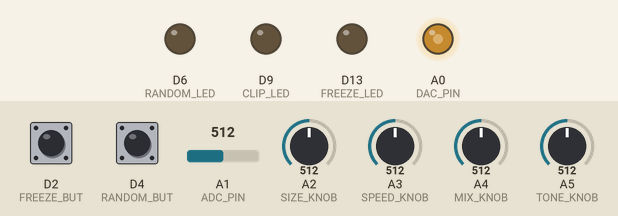
Simulated run of this sketch. Board: Arduino Uno R4 WiFi. Parts: output pins drawn as LEDs (lit = HIGH). The inputs (shaded band) are chosen by the test bench; at power-on: A1 (ADC_PIN) = 512, A4 (MIX_KNOB) = 512, D2 (FREEZE_BUT) HIGH, A3 (SPEED_KNOB) = 512, D4 (RANDOM_BUT) HIGH, A2 (SIZE_KNOB) = 512, A5 (TONE_KNOB) = 512 (analog values on the 0–1023 scale). Random numbers use the default seed unless the sketch sets one.

Above: at 1.8 s.
1.9 s: A1 (ADC_PIN) set to 610
At 2.18 s:
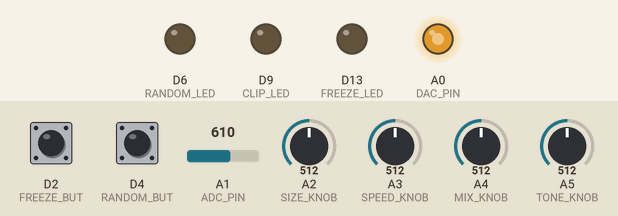
4.9 s: A1 (ADC_PIN) set to 992
At 5.4 s:
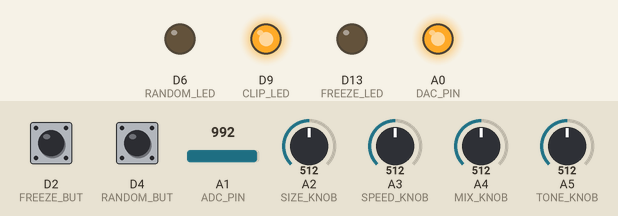
6.4 s: A4 (MIX_KNOB) set to 992
9.4 s: D2 (FREEZE_BUT) pulled LOW for 0.15 s
At 9.93 s:
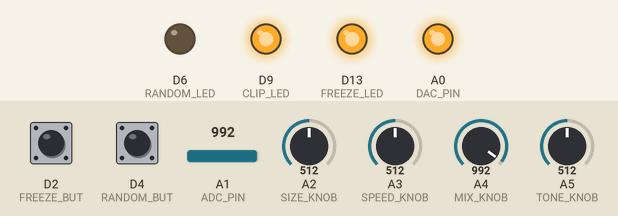
12.4 s: A3 (SPEED_KNOB) set to 30
15.4 s: D4 (RANDOM_BUT) pulled LOW for 3.2 s
At 15.71 s:
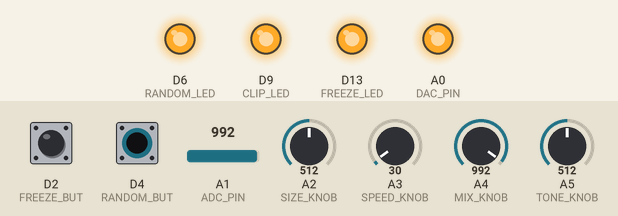
Timing chart, 0 to 16.4 s (numbered marks = the images above; inputs shaded):
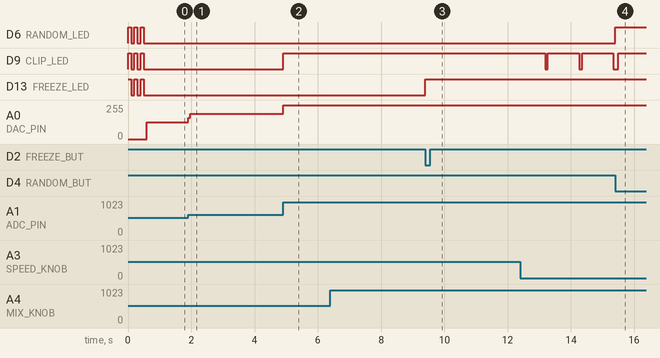

Measured:
- after the input at 1.9 s, A0 (DAC_PIN): 127/255 → 158/255 at once, → 188/255 0.06 s later
- after the input at 4.9 s, D9 (CLIP_LED): LOW → HIGH at once
- after the input at 9.4 s, D13 (FREEZE_LED): LOW → HIGH at once

The sketch:

digital_sand_granular_sampler_1.1.ino
```cpp
/*
 * ARDUINO NANO R4 - MASTER GRANULAR WORKSTATION
 *
 * MIN SIZE: 20 samples (~1.6ms) - Classic Microsound
 * OUTPUT: Pin A0 (12-bit DAC)
 */

#include "FspTimer.h"

#define SAMPLE_RATE 12000
#define BUFFER_SIZE 3500

#define DAC_PIN    A0
#define ADC_PIN    A1
#define SIZE_KNOB  A2
#define SPEED_KNOB A3
#define MIX_KNOB   A4
#define TONE_KNOB  A5
#define FREEZE_BUT 2
#define RANDOM_BUT 4
#define RANDOM_LED 6
#define CLIP_LED   9
#define FREEZE_LED 13

uint16_t audioBuffer[BUFFER_SIZE];
volatile int writeHead = 0;
volatile float readHead = 0;
volatile float grainCounter = 0;

volatile float currentGrainSize = 500;
volatile float currentSpeed = 1.0;
volatile float currentMix = 0.5;
volatile float filterAlpha = 0.8;
volatile float envSoftness = 0.15;
volatile bool isReverse = false;
volatile float digitalGain = 1.5;

volatile float lfoPhase = 0;
volatile float lfoRate = 0;
volatile int bitReduction = 0;
volatile int sampleHoldCount = 1;
volatile int downsampleCounter = 0;
volatile float lastOutput = 2048.0;
volatile uint16_t heldSample = 2048;

volatile bool isFrozen = false;
volatile bool isRandom = false;
volatile int clipFlashTimer = 0;

// FIX 2: ADC values read safely in loop(), consumed in ISR — analogRead() is not ISR-safe on R4
volatile uint16_t rawAudioIn   = 512;
volatile int      rawSizeKnob  = 512;
volatile int      rawSpeedKnob = 512;
volatile int      rawMixKnob   = 512;
volatile int      rawToneKnob  = 512;

// FIX 3: spray pre-computed in loop() — random() is not interrupt-safe
volatile int rawSpray = 0;

// FIX 5: clip LED driven from loop() via flag — no digitalWrite() inside ISR
volatile bool clipLedOn = false;

FspTimer audioTimer;
int scanner = 0;
float intervals[] = {0.5, 0.75, 1.0, 1.25, 1.5, 2.0};
unsigned long comboStartTime = 0;

void audioCallback(timer_callback_args_t __attribute((unused)) *p_args) {
  // FIX 2: read from volatile updated by loop() — no analogRead() in ISR
  // FIX 4: correct 10-bit→12-bit scaling (4095/1023 ≈ 4.004, not 4.0)
  float liveInput = (float)rawAudioIn * (4095.0f / 1023.0f);

  // 1. SCANNER (Knobs & Buttons)
  scanner++;
  if (scanner == 40) {
    int sVal = rawSizeKnob;  // FIX 2
    if (digitalRead(RANDOM_BUT) == LOW && digitalRead(FREEZE_BUT) == HIGH)
      envSoftness = map(sVal, 0, 1023, 1, 500) / 1000.0;
    else
      currentGrainSize = map(sVal, 0, 1023, 20, 1500); // REVERTED TO 20
  } else if (scanner == 80) {
    int spVal = rawSpeedKnob;  // FIX 2
    if (digitalRead(RANDOM_BUT) == LOW && digitalRead(FREEZE_BUT) == HIGH)
      currentSpeed = intervals[map(spVal, 0, 1023, 0, 5)];
    else currentSpeed = spVal / 512.0;
  } else if (scanner == 120) currentMix = rawMixKnob / 1023.0;  // FIX 2
  else if (scanner == 160) {
    int tVal = rawToneKnob;  // FIX 2
    if (digitalRead(FREEZE_BUT) == LOW && digitalRead(RANDOM_BUT) == HIGH)
      lfoRate = map(tVal, 0, 1023, 0, 100) / 1000.0;
    else {
      if (tVal > 600) {
        filterAlpha = map(tVal, 600, 1023, 10, 1000) / 1000.0;
        bitReduction = 0; sampleHoldCount = 1; digitalGain = 1.5;
      } else {
        filterAlpha = 0.1; bitReduction = map(tVal, 0, 600, 8, 0);
        sampleHoldCount = map(tVal, 0, 600, 12, 1); digitalGain = 2.5;
      }
    }
    scanner = 0;
  }

  // 2. ENGINE
  if (!isFrozen) {
    audioBuffer[writeHead] = (uint16_t)liveInput;
    writeHead = (writeHead + 1) % BUFFER_SIZE;
  }

  if (isReverse) readHead -= currentSpeed; else readHead += currentSpeed;
  grainCounter += currentSpeed;

  if (grainCounter >= currentGrainSize) {
    grainCounter = 0;
    int spray = rawSpray;  // FIX 3: random() is not ISR-safe; value computed in loop()
    readHead = isReverse ? (float)writeHead - 20 + spray : (float)writeHead - currentGrainSize - 30 + spray;
  }
  while (readHead < 0) readHead += BUFFER_SIZE; while (readHead >= BUFFER_SIZE) readHead -= BUFFER_SIZE;

  // 3. ENVELOPE (Windowing)
  float env = 1.0;
  float windowSize = currentGrainSize * envSoftness;
  if (windowSize < 1.0f) windowSize = 1.0f;
  if (grainCounter < windowSize) env = grainCounter / windowSize;
  else if (grainCounter > currentGrainSize - windowSize) env = (currentGrainSize - grainCounter) / windowSize;

  float grainSample = (float)audioBuffer[(int)readHead];
  float processed = (grainSample - 2048.0f) * env + 2048.0f;
  float mixed = (liveInput * (1.0 - currentMix)) + (processed * currentMix);

  // 4. LFO & AMP
  float finalFilterAlpha = filterAlpha;
  if (lfoRate > 0) {
    lfoPhase += lfoRate; if (lfoPhase > 6.283) lfoPhase = 0;
    // FIX 1: was +1.1 — factor could exceed 1.0, making (1-α) negative → positive feedback → blowup
    // +1.0 keeps the factor in [0.0, 1.0]; safety clamp guards against float edge cases
    finalFilterAlpha *= (sin(lfoPhase) + 1.0) * 0.5;
    if (finalFilterAlpha > 1.0f) finalFilterAlpha = 1.0f;
    if (finalFilterAlpha < 0.0f) finalFilterAlpha = 0.0f;
  }

  float amplified = (mixed - 2048.0f) * digitalGain + 2048.0f;
  bool clipped = false;
  if (amplified >= 4095) { amplified = 4095; clipped = true; }
  if (amplified <= 0) { amplified = 0; clipped = true; }

  // FIX 5: set flag; loop() drives the LED — digitalWrite() in an ISR adds jitter
  if (clipped) clipFlashTimer = 500;
  clipLedOn = (clipFlashTimer > 0);
  if (clipFlashTimer > 0) clipFlashTimer--;

  lastOutput = (finalFilterAlpha * amplified) + ((1.0 - finalFilterAlpha) * lastOutput);

  // 5. DEGRADE & OUTPUT
  downsampleCounter++;
  if (downsampleCounter >= sampleHoldCount) {
    downsampleCounter = 0;
    uint16_t outVal = (uint16_t)lastOutput;
    if (bitReduction > 0) outVal = (outVal >> bitReduction) << bitReduction;
    heldSample = outVal;
  }
  analogWrite(DAC_PIN, heldSample);
}

void setup() {
  analogReadResolution(10); analogWriteResolution(12);
  pinMode(FREEZE_BUT, INPUT_PULLUP); pinMode(RANDOM_BUT, INPUT_PULLUP);
  pinMode(FREEZE_LED, OUTPUT); pinMode(RANDOM_LED, OUTPUT); pinMode(CLIP_LED, OUTPUT);

  for(int i=0; i<3; i++) {
    digitalWrite(FREEZE_LED, HIGH); digitalWrite(RANDOM_LED, HIGH); digitalWrite(CLIP_LED, HIGH); delay(100);
    digitalWrite(FREEZE_LED, LOW); digitalWrite(RANDOM_LED, LOW); digitalWrite(CLIP_LED, LOW); delay(100);
  }

  for(int i=0; i<BUFFER_SIZE; i++) audioBuffer[i] = 2048;
  uint8_t timer_type = GPT_TIMER; int8_t tindex = FspTimer::get_available_timer(timer_type);
  audioTimer.begin(TIMER_MODE_PERIODIC, timer_type, tindex, SAMPLE_RATE, 0.0f, audioCallback);
  audioTimer.setup_overflow_irq(); audioTimer.open(); audioTimer.start();
}

void loop() {
  // FIX 2: all analogRead() calls live here — safe from interrupt context
  // loop() runs well above 12 kHz when idle, so the ISR always has a fresh value
  rawAudioIn   = analogRead(ADC_PIN);
  rawSizeKnob  = analogRead(SIZE_KNOB);
  rawSpeedKnob = analogRead(SPEED_KNOB);
  rawMixKnob   = analogRead(MIX_KNOB);
  rawToneKnob  = analogRead(TONE_KNOB);

  // FIX 3: random() computed here — one fresh value per grain reset is sufficient
  rawSpray = isRandom ? random(-50, 50) : 0;

  // FIX 5: drive clip LED from loop() using ISR-set flag
  digitalWrite(CLIP_LED, clipLedOn);

  bool fCur = digitalRead(FREEZE_BUT); bool rCur = digitalRead(RANDOM_BUT);

  // GLOBAL RESET (Hold both)
  if (fCur == LOW && rCur == LOW) {
    if (comboStartTime == 0) comboStartTime = millis();
    if (millis() - comboStartTime > 1500) {
      isFrozen = false; isRandom = false; isReverse = false; lfoRate = 0; envSoftness = 0.15; bitReduction = 0; sampleHoldCount = 1; digitalGain = 1.5;
      for(int i=0; i<10; i++) { digitalWrite(FREEZE_LED, i%2); digitalWrite(RANDOM_LED, i%2); digitalWrite(CLIP_LED, i%2); delay(40); }
      digitalWrite(FREEZE_LED, LOW); digitalWrite(RANDOM_LED, LOW); digitalWrite(CLIP_LED, LOW); comboStartTime = 0;
    }
  } else comboStartTime = 0;

  static bool fLast = HIGH;
  if (fCur == LOW && fLast == HIGH && rCur == HIGH) { isFrozen = !isFrozen; digitalWrite(FREEZE_LED, isFrozen); delay(100); }
  fLast = fCur;

  static bool rLast = HIGH;
  if (rCur == LOW && rLast == HIGH) {
    if (fCur == LOW) { isReverse = !isReverse; digitalWrite(RANDOM_LED, HIGH); delay(50); digitalWrite(RANDOM_LED, LOW); delay(50); digitalWrite(RANDOM_LED, isRandom); }
    else { isRandom = !isRandom; digitalWrite(RANDOM_LED, isRandom); }
    delay(100);
  }
  rLast = rCur;
}
```
